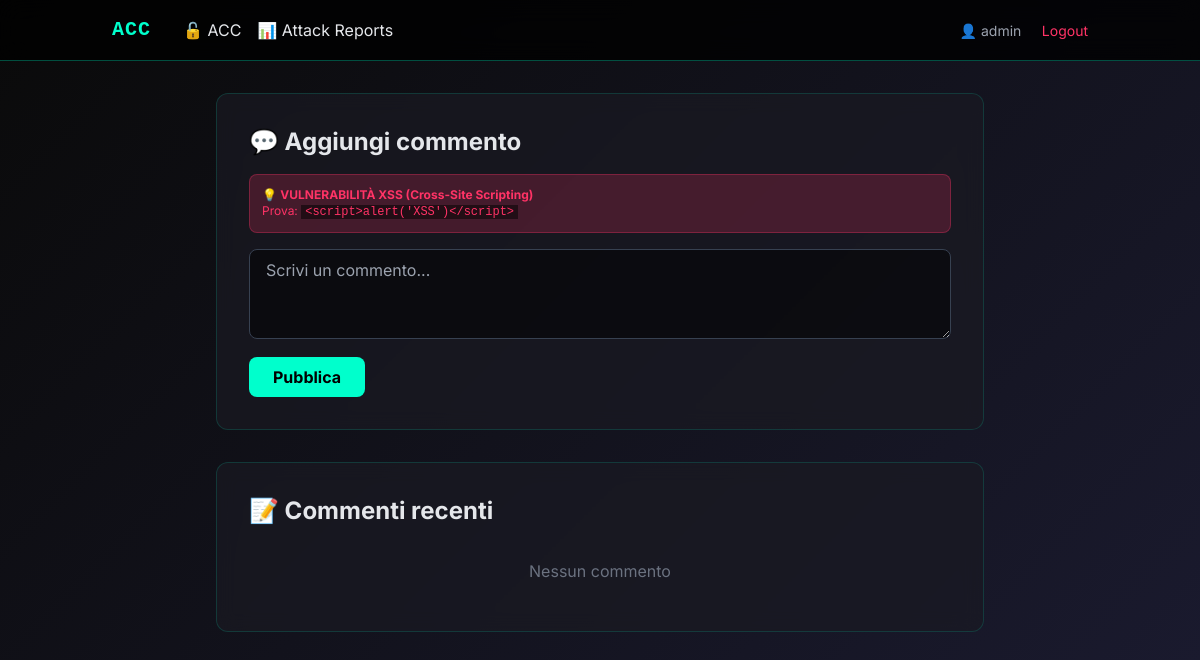
/acc/comments (signed in), run on an earlier commit of the app's database.
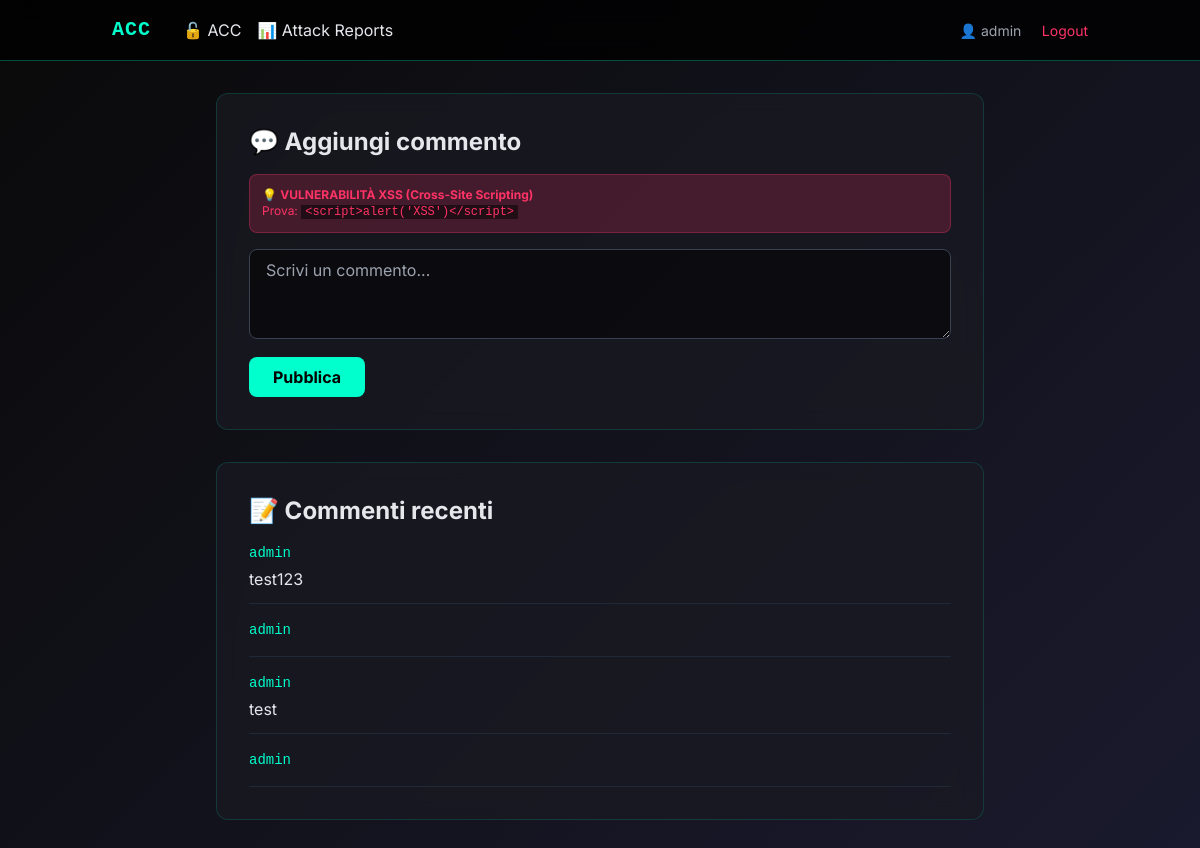
And on a later commit of the database.
### app.py (models this page shows)
class Comment(db.Model):
    id = db.Column(db.Integer, primary_key=True)
    username = db.Column(db.String(80), nullable=False)
    content = db.Column(db.Text, nullable=False)

### app.py (the view, shortened to what this page needs)
@app.route('/acc/comments', methods=['GET', 'POST'])
def acc_comments():
    if 'user_id' not in session:
        return redirect(url_for('acc_login'))
    all_comments = Comment.query.order_by(Comment.id.desc()).all()
    return render_template('acc/comments.html', comments=all_comments)

### templates/acc/comments.html (shortened to what this page needs)
{% extends "base.html" %}
{% block content %}
<div class="max-w-3xl mx-auto">
    <div class="glass rounded-xl p-8 mb-8">
        <h2 class="text-2xl font-bold mb-4">💬 Aggiungi commento</h2>
        <div class="vuln-badge rounded-lg p-3 mb-4 text-xs">
            💡 <strong class="text-[#ff3366]">VULNERABILITÀ XSS (Cross-Site Scripting)</strong><br>
            Prova: <code class="bg-black/50 px-1">&lt;script&gt;alert('XSS')&lt;/script&gt;</code>
        </div>
        <form method="POST">
            <textarea name="content" rows="3" class="w-full bg-black/50 border border-gray-700 rounded-lg px-4 py-2 focus:border-[#00ffcc] focus:outline-none" placeholder="Scrivi un commento..."></textarea>
            <button type="submit" class="mt-3 bg-[#00ffcc] text-black font-bold px-6 py-2 rounded-lg hover:bg-[#00ddbb] transition">
                Pubblica
            </button>
        </form>
    </div>
    <div class="glass rounded-xl p-8">
        <h2 class="text-2xl font-bold mb-4">📝 Commenti recenti</h2>
        <div class="space-y-4">
            {% for comment in comments %}
            <div class="border-b border-gray-800 pb-3">
                <div class="text-sm text-[#00ffcc] font-mono">{{ comment.username }}</div>
                <div class="mt-1">
                    {{ comment.content | safe }}
                </div>
            </div>
            {% else %}
            <div class="text-gray-500 text-center py-4">Nessun commento</div>
            {% endfor %}
        </div>
    </div>
</div>
{% endblock %}

### templates/base.html (shortened to what this page needs)
<!DOCTYPE html>
<html lang="it">
<head>
    <script src="https://cdn.tailwindcss.com"></script>
</head>
<body class="text-gray-200">
    <nav class="border-b border-[#00ffcc]/30 bg-black/80 backdrop-blur-md sticky top-0 z-50">
        <div class="container mx-auto px-6 py-4">
            <div class="flex justify-between items-center">
                <div class="flex items-center gap-8">
                    <a href="/" class="text-xl font-bold tracking-wider text-[#00ffcc] font-mono">ACC</a>
                    <div class="flex gap-4">
                        <a href="/acc" class="hover:text-[#00ffcc] transition">🔓 ACC</a>
                        <a href="/reports" class="hover:text-[#00ffcc] transition">📊 Attack Reports</a>
                    </div>
                </div>
                <div>
                    {% if session.username %}
                        <span class="text-sm text-gray-400">👤 {{ session.username }}</span>
                        <a href="/logout" class="ml-4 text-sm text-[#ff3366] hover:underline">Logout</a>
                    {% else %}
                        <a href="/login" class="text-sm text-[#00ffcc] hover:underline">Login</a>
                    {% endif %}
                </div>
            </div>
        </div>
    </nav>
    <main class="container mx-auto px-6 py-8">
        {% block content %}{% endblock %}
    </main>
</body>
</html>

### templates/base.html (style rules this page uses)
body { font-family: 'Inter', sans-serif; background: linear-gradient(135deg, #0a0a0a 0%, #1a1a2e 100%); }
.font-mono { font-family: 'JetBrains Mono', monospace; }
.glass { background: rgba(26, 26, 35, 0.7); backdrop-filter: blur(10px); border: 1px solid rgba(0, 255, 204, 0.15); }
.vuln-badge { background: rgba(255, 51, 102, 0.2); color: #ff3366; border: 1px solid rgba(255, 51, 102, 0.3); }

What changed in the data, as far as the page shows it:
added Comment: username "admin", content "test123"
added Comment: username "admin"
added Comment: username "admin", content "test"
added Comment: username "admin"
Also different on the page:
text no longer shown: "Nessun commento"
